Frame 1 (no input): blank canvas, image omitted
Frame 60 (no input): blank canvas, image omitted
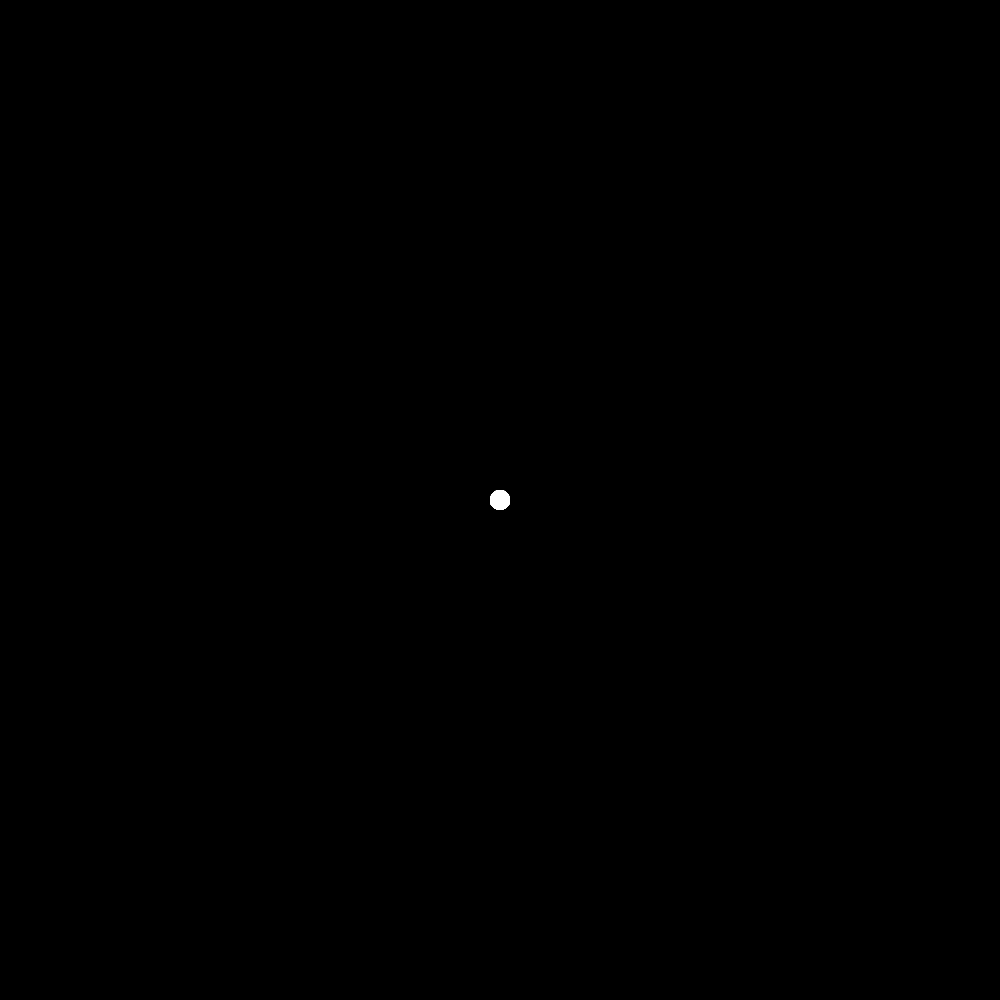
Frame 120 (the mouse pressed at the canvas centre since frame 60)

The p5.js sketch whose frames 1 and 60 were blank and that drew this single picture after the mouse press (run headless with seeded random() and noise() and a simulated clock; from frame 60 on, the mouse is pressed at the canvas centre):

// p5.js sketch
// ── sketch.js
function setup() {
  createCanvas (1000,1000);
  background (0);
}

function draw() {
  noStroke ();
  fill(255);
  ellipse (mouseX,mouseY,20);
}

function mousePressed (){
  background (0)
}
function windowResized() {
  resizeCanvas(windowWidth,windowHeight);
}
